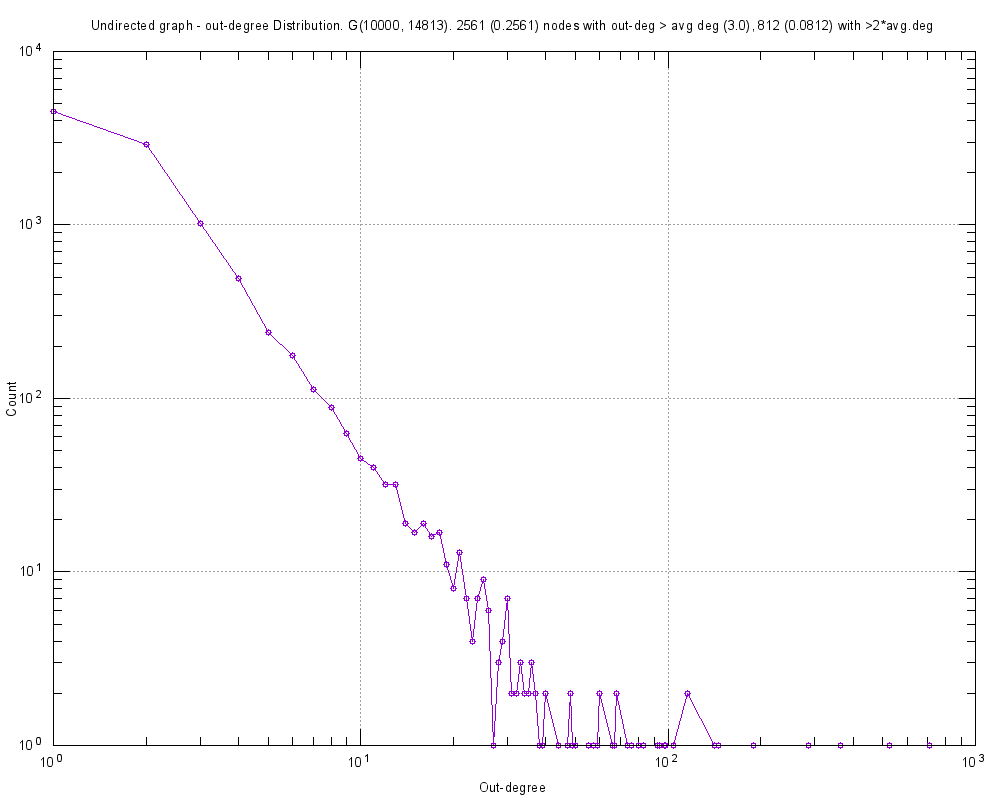

Source code (gnuplot):
#
# Undirected graph - out-degree Distribution. G(10000, 14813). 2561 (0.2561) nodes with out-deg > avg deg (3.0), 812 (0.0812) with >2*avg.deg (Sat Feb 18 15:50:43 2017)
#

set title "Undirected graph - out-degree Distribution. G(10000, 14813). 2561 (0.2561) nodes with out-deg > avg deg (3.0), 812 (0.0812) with >2*avg.deg"
set key bottom right
set logscale xy 10
set format x "10^{%L}"
set mxtics 10
set format y "10^{%L}"
set mytics 10
set grid
set xlabel "Out-degree"
set ylabel "Count"
set tics scale 2
set terminal png font arial 10 size 1000,800
set output 'outDeg.RandomNetworkOutDeg.png'
plot 	"outDeg.RandomNetworkOutDeg.tab" using 1:2 title "" with linespoints pt 6
